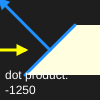
Frame 1 (no input)
Frame 60 (no input): identical to frame 1, image omitted
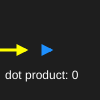
Frame 120 (the mouse pressed at the canvas centre since frame 60)

The p5.js sketch that drew these frames (run headless with seeded random() and noise() and a simulated clock; from frame 60 on, the mouse is pressed at the canvas centre):

// p5.js sketch
// ── sketch.js
function setup() {
	createCanvas(100, 100);
}

function draw() {
  background(30);

  strokeWeight(10);
  let v0 = createVector(0,50);
  let v1 = createVector(25,0);
  drawArrow(v0,v1,'yellow');

  strokeWeight(3);
  let v2 = createVector(50,50);
  let v3 = createVector(mouseX-v2.x, mouseY-v2.y);
  let angle = v3.heading();
  let length = v3.mag();

  noStroke();
  fill('lightyellow');
  beginShape();
  vertex(v2.x+length/2*cos(PI/2+angle),v2.y+length/2*sin(PI/2+angle));
  vertex(100,v2.y+length/2*sin(PI/2+angle));
  vertex(100,v2.y-length/2*sin(PI/2+angle));
  vertex(v2.x-length/2*cos(PI/2+angle),v2.y-length/2*sin(PI/2+angle));
  endShape();

  drawArrow(v2,v3,'dodgerblue');

  let v4 = createVector(50*cos(angle),50*sin(angle));
  line(v2.x+length/2*cos(PI/2+angle),v2.y+length/2*sin(PI/2+angle),v2.x-length/2*cos(PI/2+angle),v2.y-length/2*sin(PI/2+angle));


  fill('white');
  noStroke();
  text('dot product: '+v3.dot(v1),5,70,95,50);

}

// draws arrow between two vectors
function drawArrow(vec0, vec1, myColor) {
  stroke(myColor);
  strokeWeight(3);
  fill(myColor);
  push();
  translate(vec0.x, vec0.y);
  line(0, 0, vec1.x, vec1.y);
  rotate(vec1.heading());
  let arrowSize = 7;
  translate(vec1.mag() - arrowSize,0);
  triangle(0, arrowSize / 2, 0, -arrowSize / 2, arrowSize, 0);
  pop();
}
